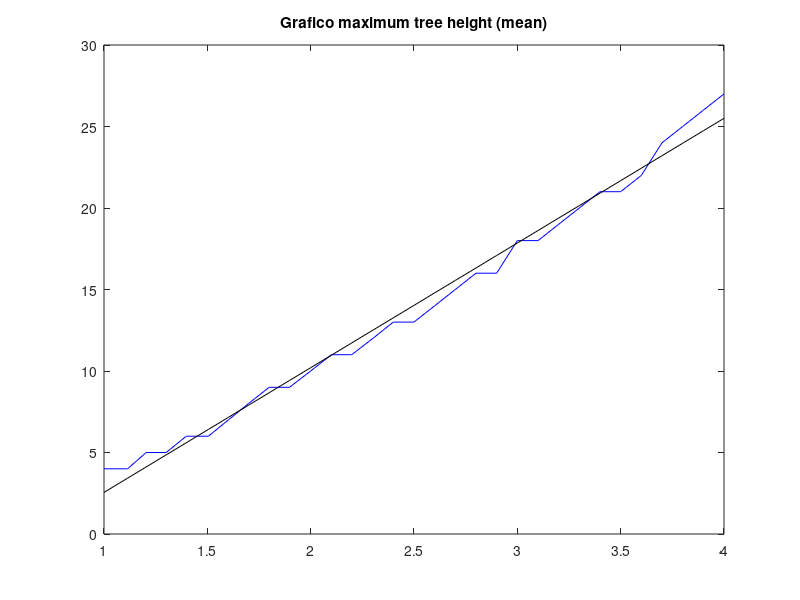
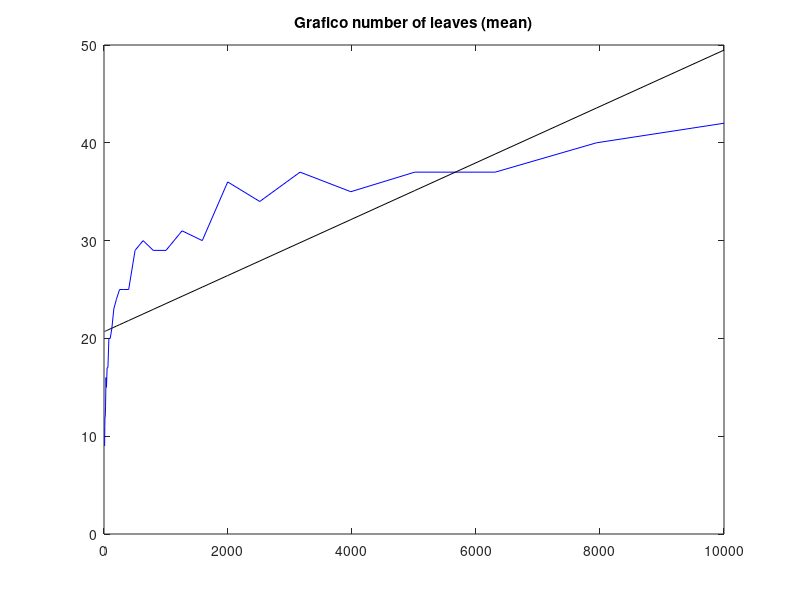
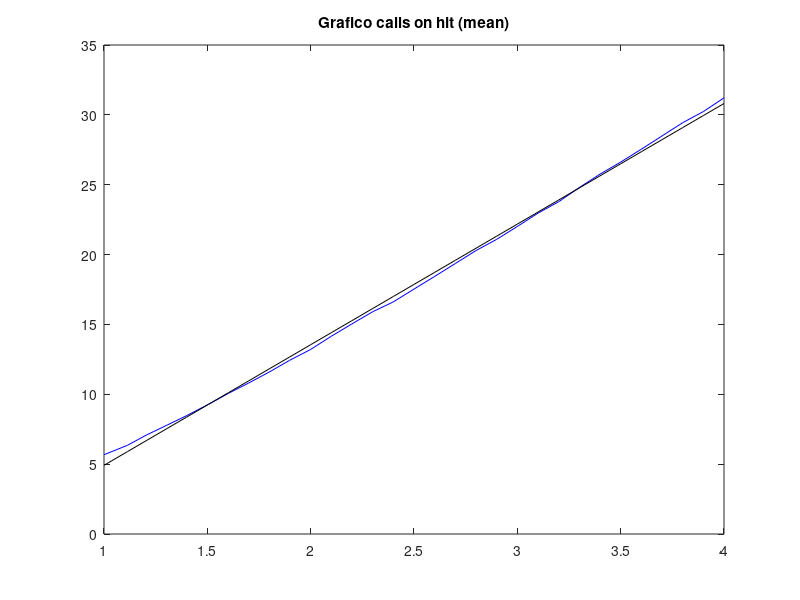
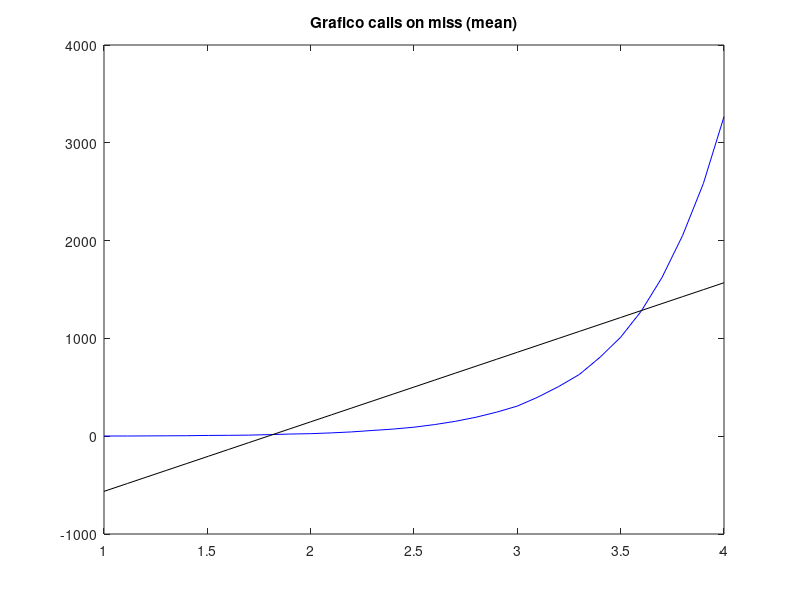

The MATLAB script that drew these images, in order:
close all;
M = csvread('Data.csv',1,0);
X=M(:,1);

%% Grafico maximum tree height (mean)
figure(1);
Y=M(:,2);
D=[log(X),1+0*X];
w=pinv(D)*Y
plot(log10(X),Y,'b',log10(X),D*w,'k');
title('Grafico maximum tree height (mean)')
%Y_mod=log(X)+15

%plot(log10(X),Y);




%plot(X,Y_mod,'r');



%% Grafico number of leaves (mean)
figure(2);
Y=M(:,3);

D=[X,1+0*X];
w=pinv(D)*Y
plot(X,Y,'b',X,D*w,'k');

title('Grafico number of leaves (mean)')

%% Grafico calls on hit (mean)
figure(3);
Y=M(:,4);
D=[log(X),1+0*X];
w=pinv(D)*Y
plot(log10(X),Y,'b',log10(X),D*w,'k');
title('Grafico calls on hit (mean)')

%% Grafico calls on miss (mean)
figure(4);
Y=M(:,5);
D=[log(X),1+0*X];
w=pinv(D)*Y
plot(log10(X),Y,'b',log10(X),D*w,'k');
title('Grafico calls on miss (mean)')

